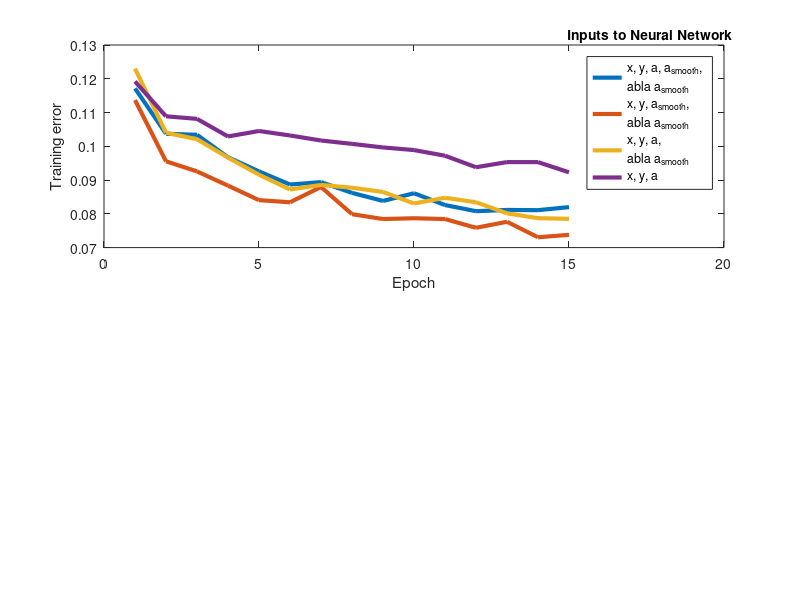

This chart was generated by the following MATLAB code: (Note: this script raises an error after producing the figure.)
both_train = importdata('UAI6_s121_m100_radius0.2train.txt');
smoothonly_train = importdata('UAI6_s121_m100_radius0.2train2.txt');
origonly_train = importdata('UAI6_s121_m100_radius0.2train1.txt');
nogradnosmooth_train = importdata('UAI6_s121_m100_radius0.2train4.txt');

both_test = importdata('UAI6_s121_m100_radius0.2test.txt');
smoothonly_test = importdata('UAI6_s121_m100_radius0.2test2.txt');
origonly_test = importdata('UAI6_s121_m100_radius0.2test1.txt');
nogradnosmooth_test = importdata('UAI6_s121_m100_radius0.2test4.txt');

thick = 3;

subplot(2,1,1)
plot(both_train,'LineWidth',thick)
hold on
plot(smoothonly_train,'LineWidth',thick)
plot(origonly_train,'LineWidth',thick)
plot(nogradnosmooth_train,'LineWidth',thick)
xlabel("Epoch")
ylabel("Training error")
legend("x, y, a, a_{smooth}, \nabla a_{smooth}", "x, y, a_{smooth}, \nabla a_{smooth}", "x, y, a, \nabla a_{smooth}", "x, y, a")
[hleg,~,~] = legend('show');
title(hleg,'Inputs to Neural Network')
hleg.Title.Visible = 'on';
hold off

subplot(2,1,2)
plot(both_test,'LineWidth',thick)
hold on
plot(smoothonly_test,'LineWidth',thick)
plot(origonly_test,'LineWidth',thick)
plot(nogradnosmooth_test,'LineWidth',thick)
xlabel("Epoch")
ylabel("Testing error")
legend("x, y, a, a_{smooth}, \nabla a_{smooth}", "x, y, a_{smooth}, \nabla a_{smooth}", "x, y, a, \nabla a_{smooth}", "x, y, a")
[hleg,~,~] = legend('show');
title(hleg,'Inputs to Neural Network')
hleg.Title.Visible = 'on';
hold off
